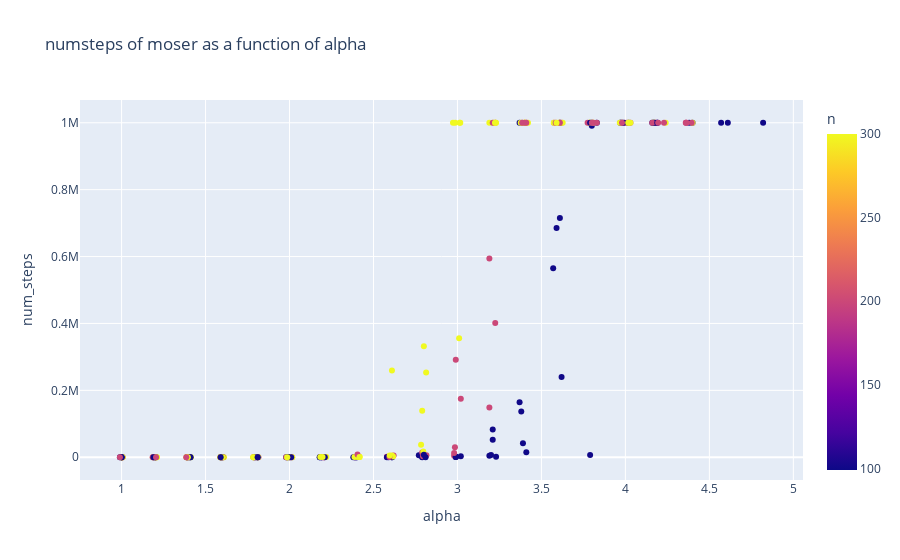

Source (notebook cell):
### Code cell
import plotly.express as px
# df = px.data.tips()
df = {"alpha": alpha_array, "num_steps": total_steps, "n": n_array}
fig = px.scatter(df, x="alpha", y="num_steps", color="n",
                 title="numsteps of moser as a function of alpha")

fig.show()

### Figure 1 — Plotly figure (JSON) as saved in the notebook; plotly's stock layout.template omitted (floating-point values rounded to 4 significant figures; data arrays with more than 128 entries replaced by an {"elided": "..."} marker saying what was removed)
{"data": [{"hovertemplate": "alpha=%{x}<br>num_steps=%{y}<br>n=%{marker.color}<extra></extra>", "legendgroup": "", "marker": {"color": {"elided": "264 int values"}, "coloraxis": "coloraxis", "symbol": "circle"}, "mode": "markers", "name": "", "orientation": "v", "showlegend": false, "type": "scatter", "x": {"elided": "264 float values"}, "xaxis": "x", "y": {"elided": "264 int values"}, "yaxis": "y"}], "layout": {"coloraxis": {"colorbar": {"title": {"text": "n"}}, "colorscale": [[0, "#0d0887"], [0.1111, "#46039f"], [0.2222, "#7201a8"], [0.3333, "#9c179e"], [0.4444, "#bd3786"], [0.5556, "#d8576b"], [0.6667, "#ed7953"], [0.7778, "#fb9f3a"], [0.8889, "#fdca26"], [1, "#f0f921"]]}, "legend": {"tracegroupgap": 0}, "title": {"text": "numsteps of moser as a function of alpha"}, "xaxis": {"anchor": "y", "domain": [0, 1], "title": {"text": "alpha"}}, "yaxis": {"anchor": "x", "domain": [0, 1], "title": {"text": "num_steps"}}}}
